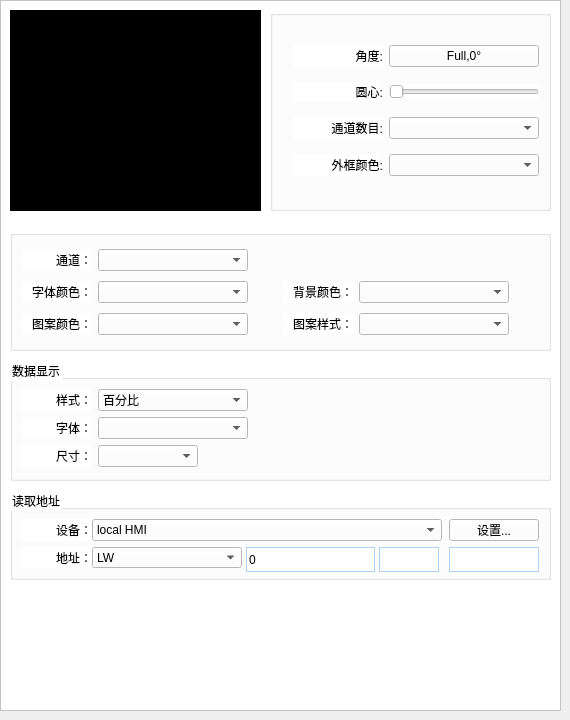
         <widget class="QWidget" name="PieChartItemPage">
          <property name="styleSheet">
           <string notr="true"/>
          </property>
          <widget class="QFrame" name="frame_12">
           <property name="geometry">
            <rect>
             <x>0</x>
             <y>0</y>
             <width>561</width>
             <height>711</height>
            </rect>
           </property>
           <property name="styleSheet">
            <string notr="true">background-color: rgb(255, 255, 255);</string>
           </property>
           <property name="frameShape">
            <enum>QFrame::StyledPanel</enum>
           </property>
           <property name="frameShadow">
            <enum>QFrame::Raised</enum>
           </property>
           <widget class="QGroupBox" name="groupBox_26">
            <property name="geometry">
             <rect>
              <x>270</x>
              <y>10</y>
              <width>281</width>
              <height>201</height>
             </rect>
            </property>
            <property name="title">
             <string/>
            </property>
            <layout class="QVBoxLayout" name="verticalLayout_24">
             <property name="topMargin">
              <number>20</number>
             </property>
             <property name="bottomMargin">
              <number>20</number>
             </property>
             <item>
              <layout class="QHBoxLayout" name="horizontalLayout_33">
               <item>
                <spacer name="horizontalSpacer_59">
                 <property name="orientation">
                  <enum>Qt::Horizontal</enum>
                 </property>
                 <property name="sizeHint" stdset="0">
                  <size>
                   <width>40</width>
                   <height>20</height>
                  </size>
                 </property>
                </spacer>
               </item>
               <item>
                <widget class="QLabel" name="label_27">
                 <property name="minimumSize">
                  <size>
                   <width>90</width>
                   <height>0</height>
                  </size>
                 </property>
                 <property name="text">
                  <string>角度:</string>
                 </property>
                 <property name="alignment">
                  <set>Qt::AlignRight|Qt::AlignTrailing|Qt::AlignVCenter</set>
                 </property>
                </widget>
               </item>
               <item>
                <widget class="QPushButton" name="RotateDirectionButton">
                 <property name="minimumSize">
                  <size>
                   <width>150</width>
                   <height>0</height>
                  </size>
                 </property>
                 <property name="text">
                  <string>Full,0°</string>
                 </property>
                </widget>
               </item>
              </layout>
             </item>
             <item>
              <layout class="QHBoxLayout" name="horizontalLayout_34">
               <item>
                <spacer name="horizontalSpacer_60">
                 <property name="orientation">
                  <enum>Qt::Horizontal</enum>
                 </property>
                 <property name="sizeHint" stdset="0">
                  <size>
                   <width>40</width>
                   <height>20</height>
                  </size>
                 </property>
                </spacer>
               </item>
               <item>
                <widget class="QLabel" name="label_28">
                 <property name="minimumSize">
                  <size>
                   <width>90</width>
                   <height>0</height>
                  </size>
                 </property>
                 <property name="text">
                  <string>圆心:</string>
                 </property>
                 <property name="alignment">
                  <set>Qt::AlignRight|Qt::AlignTrailing|Qt::AlignVCenter</set>
                 </property>
                </widget>
               </item>
               <item>
                <widget class="QSlider" name="circularPointSizeSlider">
                 <property name="minimumSize">
                  <size>
                   <width>150</width>
                   <height>0</height>
                  </size>
                 </property>
                 <property name="minimum">
                  <number>0</number>
                 </property>
                 <property name="maximum">
                  <number>70</number>
                 </property>
                 <property name="orientation">
                  <enum>Qt::Horizontal</enum>
                 </property>
                </widget>
               </item>
              </layout>
             </item>
             <item>
              <layout class="QHBoxLayout" name="horizontalLayout_35">
               <item>
                <spacer name="horizontalSpacer_61">
                 <property name="orientation">
                  <enum>Qt::Horizontal</enum>
                 </property>
                 <property name="sizeHint" stdset="0">
                  <size>
                   <width>40</width>
                   <height>20</height>
                  </size>
                 </property>
                </spacer>
               </item>
               <item>
                <widget class="QLabel" name="label_29">
                 <property name="minimumSize">
                  <size>
                   <width>90</width>
                   <height>0</height>
                  </size>
                 </property>
                 <property name="text">
                  <string>通道数目:</string>
                 </property>
                 <property name="alignment">
                  <set>Qt::AlignRight|Qt::AlignTrailing|Qt::AlignVCenter</set>
                 </property>
                </widget>
               </item>
               <item>
                <widget class="QComboBox" name="channelNumberCount">
                 <property name="minimumSize">
                  <size>
                   <width>150</width>
                   <height>0</height>
                  </size>
                 </property>
                </widget>
               </item>
              </layout>
             </item>
             <item>
              <layout class="QHBoxLayout" name="horizontalLayout_36">
               <item>
                <spacer name="horizontalSpacer_62">
                 <property name="orientation">
                  <enum>Qt::Horizontal</enum>
                 </property>
                 <property name="sizeHint" stdset="0">
                  <size>
                   <width>40</width>
                   <height>20</height>
                  </size>
                 </property>
                </spacer>
               </item>
               <item>
                <widget class="QLabel" name="label_30">
                 <property name="minimumSize">
                  <size>
                   <width>90</width>
                   <height>0</height>
                  </size>
                 </property>
                 <property name="text">
                  <string>外框颜色:</string>
                 </property>
                 <property name="alignment">
                  <set>Qt::AlignRight|Qt::AlignTrailing|Qt::AlignVCenter</set>
                 </property>
                </widget>
               </item>
               <item>
                <widget class="QComboBox" name="PieChartBorderColor">
                 <property name="minimumSize">
                  <size>
                   <width>150</width>
                   <height>0</height>
                  </size>
                 </property>
                </widget>
               </item>
              </layout>
             </item>
            </layout>
           </widget>
           <widget class="Widget" name="PartternPaintWidget" native="true">
            <property name="geometry">
             <rect>
              <x>10</x>
              <y>10</y>
              <width>251</width>
              <height>201</height>
             </rect>
            </property>
            <property name="styleSheet">
             <string notr="true">background-color: rgb(0, 0, 0);</string>
            </property>
           </widget>
           <widget class="QGroupBox" name="groupBox_27">
            <property name="geometry">
             <rect>
              <x>10</x>
              <y>230</y>
              <width>541</width>
              <height>121</height>
             </rect>
            </property>
            <property name="title">
             <string/>
            </property>
            <layout class="QVBoxLayout" name="verticalLayout_25">
             <item>
              <layout class="QHBoxLayout" name="horizontalLayout_39">
               <item>
                <widget class="QLabel" name="label_31">
                 <property name="minimumSize">
                  <size>
                   <width>70</width>
                   <height>0</height>
                  </size>
                 </property>
                 <property name="text">
                  <string>通道：</string>
                 </property>
                 <property name="alignment">
                  <set>Qt::AlignRight|Qt::AlignTrailing|Qt::AlignVCenter</set>
                 </property>
                </widget>
               </item>
               <item>
                <widget class="QComboBox" name="ChannelChooseComBox">
                 <property name="minimumSize">
                  <size>
                   <width>150</width>
                   <height>0</height>
                  </size>
                 </property>
                </widget>
               </item>
               <item>
                <spacer name="horizontalSpacer_63">
                 <property name="orientation">
                  <enum>Qt::Horizontal</enum>
                 </property>
                 <property name="sizeHint" stdset="0">
                  <size>
                   <width>40</width>
                   <height>20</height>
                  </size>
                 </property>
                </spacer>
               </item>
              </layout>
             </item>
             <item>
              <layout class="QHBoxLayout" name="horizontalLayout_38">
               <item>
                <widget class="QLabel" name="label_32">
                 <property name="minimumSize">
                  <size>
                   <width>70</width>
                   <height>0</height>
                  </size>
                 </property>
                 <property name="text">
                  <string>字体颜色：</string>
                 </property>
                 <property name="alignment">
                  <set>Qt::AlignRight|Qt::AlignTrailing|Qt::AlignVCenter</set>
                 </property>
                </widget>
               </item>
               <item>
                <widget class="QComboBox" name="PieChartFontColor">
                 <property name="minimumSize">
                  <size>
                   <width>150</width>
                   <height>0</height>
                  </size>
                 </property>
                </widget>
               </item>
               <item>
                <spacer name="horizontalSpacer_67">
                 <property name="orientation">
                  <enum>Qt::Horizontal</enum>
                 </property>
                 <property name="sizeHint" stdset="0">
                  <size>
                   <width>40</width>
                   <height>20</height>
                  </size>
                 </property>
                </spacer>
               </item>
               <item>
                <widget class="QLabel" name="label_34">
                 <property name="minimumSize">
                  <size>
                   <width>70</width>
                   <height>0</height>
                  </size>
                 </property>
                 <property name="text">
                  <string>背景颜色：</string>
                 </property>
                 <property name="alignment">
                  <set>Qt::AlignRight|Qt::AlignTrailing|Qt::AlignVCenter</set>
                 </property>
                </widget>
               </item>
               <item>
                <widget class="QComboBox" name="PieChartBackgroundCombox">
                 <property name="minimumSize">
                  <size>
                   <width>150</width>
                   <height>0</height>
                  </size>
                 </property>
                </widget>
               </item>
               <item>
                <spacer name="horizontalSpacer_69">
                 <property name="orientation">
                  <enum>Qt::Horizontal</enum>
                 </property>
                 <property name="sizeHint" stdset="0">
                  <size>
                   <width>40</width>
                   <height>20</height>
                  </size>
                 </property>
                </spacer>
               </item>
              </layout>
             </item>
             <item>
              <layout class="QHBoxLayout" name="horizontalLayout_37">
               <item>
                <widget class="QLabel" name="label_33">
                 <property name="minimumSize">
                  <size>
                   <width>70</width>
                   <height>0</height>
                  </size>
                 </property>
                 <property name="text">
                  <string>图案颜色：</string>
                 </property>
                 <property name="alignment">
                  <set>Qt::AlignRight|Qt::AlignTrailing|Qt::AlignVCenter</set>
                 </property>
                </widget>
               </item>
               <item>
                <widget class="QComboBox" name="PieChartPaPatternCombox">
                 <property name="minimumSize">
                  <size>
                   <width>150</width>
                   <height>0</height>
                  </size>
                 </property>
                </widget>
               </item>
               <item>
                <spacer name="horizontalSpacer_68">
                 <property name="orientation">
                  <enum>Qt::Horizontal</enum>
                 </property>
                 <property name="sizeHint" stdset="0">
                  <size>
                   <width>40</width>
                   <height>20</height>
                  </size>
                 </property>
                </spacer>
               </item>
               <item>
                <widget class="QLabel" name="label_35">
                 <property name="minimumSize">
                  <size>
                   <width>70</width>
                   <height>0</height>
                  </size>
                 </property>
                 <property name="text">
                  <string>图案样式：</string>
                 </property>
                 <property name="alignment">
                  <set>Qt::AlignRight|Qt::AlignTrailing|Qt::AlignVCenter</set>
                 </property>
                </widget>
               </item>
               <item>
                <widget class="QComboBox" name="PartternStyleCombox">
                 <property name="minimumSize">
                  <size>
                   <width>150</width>
                   <height>0</height>
                  </size>
                 </property>
                </widget>
               </item>
               <item>
                <spacer name="horizontalSpacer_174">
                 <property name="orientation">
                  <enum>Qt::Horizontal</enum>
                 </property>
                 <property name="sizeHint" stdset="0">
                  <size>
                   <width>40</width>
                   <height>20</height>
                  </size>
                 </property>
                </spacer>
               </item>
              </layout>
             </item>
            </layout>
           </widget>
           <widget class="QGroupBox" name="groupBox_30">
            <property name="geometry">
             <rect>
              <x>10</x>
              <y>360</y>
              <width>541</width>
              <height>121</height>
             </rect>
            </property>
            <property name="title">
             <string>数据显示</string>
            </property>
            <layout class="QVBoxLayout" name="verticalLayout_48">
             <item>
              <layout class="QHBoxLayout" name="horizontalLayout_95">
               <item>
                <widget class="QLabel" name="label_45">
                 <property name="minimumSize">
                  <size>
                   <width>70</width>
                   <height>0</height>
                  </size>
                 </property>
                 <property name="text">
                  <string>样式：</string>
                 </property>
                 <property name="alignment">
                  <set>Qt::AlignRight|Qt::AlignTrailing|Qt::AlignVCenter</set>
                 </property>
                </widget>
               </item>
               <item>
                <widget class="QComboBox" name="dataShowStyle">
                 <property name="minimumSize">
                  <size>
                   <width>150</width>
                   <height>0</height>
                  </size>
                 </property>
                 <property name="currentIndex">
                  <number>2</number>
                 </property>
                 <item>
                  <property name="text">
                   <string>无</string>
                  </property>
                 </item>
                 <item>
                  <property name="text">
                   <string>数据</string>
                  </property>
                 </item>
                 <item>
                  <property name="text">
                   <string>百分比</string>
                  </property>
                 </item>
                </widget>
               </item>
               <item>
                <spacer name="horizontalSpacer_188">
                 <property name="orientation">
                  <enum>Qt::Horizontal</enum>
                 </property>
                 <property name="sizeHint" stdset="0">
                  <size>
                   <width>40</width>
                   <height>20</height>
                  </size>
                 </property>
                </spacer>
               </item>
              </layout>
             </item>
             <item>
              <layout class="QHBoxLayout" name="horizontalLayout_96">
               <item>
                <widget class="QLabel" name="label_46">
                 <property name="minimumSize">
                  <size>
                   <width>70</width>
                   <height>0</height>
                  </size>
                 </property>
                 <property name="text">
                  <string>字体：</string>
                 </property>
                 <property name="alignment">
                  <set>Qt::AlignRight|Qt::AlignTrailing|Qt::AlignVCenter</set>
                 </property>
                </widget>
               </item>
               <item>
                <widget class="QComboBox" name="PieChartFontComBox">
                 <property name="minimumSize">
                  <size>
                   <width>150</width>
                   <height>0</height>
                  </size>
                 </property>
                </widget>
               </item>
               <item>
                <spacer name="horizontalSpacer_191">
                 <property name="orientation">
                  <enum>Qt::Horizontal</enum>
                 </property>
                 <property name="sizeHint" stdset="0">
                  <size>
                   <width>40</width>
                   <height>20</height>
                  </size>
                 </property>
                </spacer>
               </item>
              </layout>
             </item>
             <item>
              <layout class="QHBoxLayout" name="horizontalLayout_97">
               <item>
                <widget class="QLabel" name="label_48">
                 <property name="minimumSize">
                  <size>
                   <width>70</width>
                   <height>0</height>
                  </size>
                 </property>
                 <property name="text">
                  <string>尺寸：</string>
                 </property>
                 <property name="alignment">
                  <set>Qt::AlignRight|Qt::AlignTrailing|Qt::AlignVCenter</set>
                 </property>
                </widget>
               </item>
               <item>
                <widget class="QComboBox" name="FontSizeComBox">
                 <property name="minimumSize">
                  <size>
                   <width>100</width>
                   <height>0</height>
                  </size>
                 </property>
                </widget>
               </item>
               <item>
                <spacer name="horizontalSpacer_194">
                 <property name="orientation">
                  <enum>Qt::Horizontal</enum>
                 </property>
                 <property name="sizeHint" stdset="0">
                  <size>
                   <width>40</width>
                   <height>20</height>
                  </size>
                 </property>
                </spacer>
               </item>
              </layout>
             </item>
            </layout>
           </widget>
           <widget class="QGroupBox" name="CharacterItemWriteAddr_2">
            <property name="geometry">
             <rect>
              <x>10</x>
              <y>490</y>
              <width>541</width>
              <height>90</height>
             </rect>
            </property>
            <property name="title">
             <string>读取地址</string>
            </property>
            <layout class="QVBoxLayout" name="verticalLayout_49">
             <item>
              <layout class="QHBoxLayout" name="horizontalLayout_98">
               <property name="spacing">
                <number>0</number>
               </property>
               <item>
                <widget class="QLabel" name="label_77">
                 <property name="minimumSize">
                  <size>
                   <width>70</width>
                   <height>0</height>
                  </size>
                 </property>
                 <property name="text">
                  <string>设备：</string>
                 </property>
                 <property name="alignment">
                  <set>Qt::AlignRight|Qt::AlignTrailing|Qt::AlignVCenter</set>
                 </property>
                </widget>
               </item>
               <item>
                <widget class="QComboBox" name="MultStatusReadDev_10">
                 <property name="minimumSize">
                  <size>
                   <width>350</width>
                   <height>0</height>
                  </size>
                 </property>
                 <property name="maximumSize">
                  <size>
                   <width>350</width>
                   <height>16777215</height>
                  </size>
                 </property>
                 <item>
                  <property name="text">
                   <string>local HMI</string>
                  </property>
                 </item>
                </widget>
               </item>
               <item>
                <spacer name="horizontalSpacer_190">
                 <property name="orientation">
                  <enum>Qt::Horizontal</enum>
                 </property>
                 <property name="sizeType">
                  <enum>QSizePolicy::Fixed</enum>
                 </property>
                 <property name="sizeHint" stdset="0">
                  <size>
                   <width>10</width>
                   <height>20</height>
                  </size>
                 </property>
                </spacer>
               </item>
               <item>
                <widget class="QPushButton" name="MultStatusReadSetButton_10">
                 <property name="minimumSize">
                  <size>
                   <width>90</width>
                   <height>0</height>
                  </size>
                 </property>
                 <property name="maximumSize">
                  <size>
                   <width>90</width>
                   <height>16777215</height>
                  </size>
                 </property>
                 <property name="styleSheet">
                  <string notr="true"/>
                 </property>
                 <property name="text">
                  <string>设置...</string>
                 </property>
                </widget>
               </item>
              </layout>
             </item>
             <item>
              <layout class="QHBoxLayout" name="horizontalLayout_99">
               <property name="spacing">
                <number>0</number>
               </property>
               <item>
                <widget class="QLabel" name="label_78">
                 <property name="minimumSize">
                  <size>
                   <width>70</width>
                   <height>0</height>
                  </size>
                 </property>
                 <property name="text">
                  <string>地址：</string>
                 </property>
                 <property name="alignment">
                  <set>Qt::AlignRight|Qt::AlignTrailing|Qt::AlignVCenter</set>
                 </property>
                </widget>
               </item>
               <item>
                <widget class="QComboBox" name="MultStatusReadAddr_10">
                 <property name="minimumSize">
                  <size>
                   <width>150</width>
                   <height>0</height>
                  </size>
                 </property>
                 <item>
                  <property name="text">
                   <string>LW</string>
                  </property>
                 </item>
                </widget>
               </item>
               <item>
                <spacer name="horizontalSpacer_193">
                 <property name="orientation">
                  <enum>Qt::Horizontal</enum>
                 </property>
                 <property name="sizeType">
                  <enum>QSizePolicy::Fixed</enum>
                 </property>
                 <property name="sizeHint" stdset="0">
                  <size>
                   <width>4</width>
                   <height>20</height>
                  </size>
                 </property>
                </spacer>
               </item>
               <item>
                <widget class="QLineEdit" name="lineEdit_79">
                 <property name="minimumSize">
                  <size>
                   <width>0</width>
                   <height>25</height>
                  </size>
                 </property>
                 <property name="maximumSize">
                  <size>
                   <width>16777215</width>
                   <height>25</height>
                  </size>
                 </property>
                 <property name="styleSheet">
                  <string notr="true">
border:1px solid rgba(174,209,239,1);</string>
                 </property>
                 <property name="text">
                  <string>0</string>
                 </property>
                </widget>
               </item>
               <item>
                <spacer name="horizontalSpacer_195">
                 <property name="orientation">
                  <enum>Qt::Horizontal</enum>
                 </property>
                 <property name="sizeType">
                  <enum>QSizePolicy::Fixed</enum>
                 </property>
                 <property name="sizeHint" stdset="0">
                  <size>
                   <width>4</width>
                   <height>20</height>
                  </size>
                 </property>
                </spacer>
               </item>
               <item>
                <widget class="QLineEdit" name="lineEdit_80">
                 <property name="minimumSize">
                  <size>
                   <width>60</width>
                   <height>25</height>
                  </size>
                 </property>
                 <property name="maximumSize">
                  <size>
                   <width>60</width>
                   <height>25</height>
                  </size>
                 </property>
                 <property name="styleSheet">
                  <string notr="true">
border:1px solid rgba(174,209,239,1);</string>
                 </property>
                </widget>
               </item>
               <item>
                <spacer name="horizontalSpacer_196">
                 <property name="orientation">
                  <enum>Qt::Horizontal</enum>
                 </property>
                 <property name="sizeType">
                  <enum>QSizePolicy::Fixed</enum>
                 </property>
                 <property name="sizeHint" stdset="0">
                  <size>
                   <width>10</width>
                   <height>20</height>
                  </size>
                 </property>
                </spacer>
               </item>
               <item>
                <widget class="QLineEdit" name="lineEdit_81">
                 <property name="minimumSize">
                  <size>
                   <width>90</width>
                   <height>25</height>
                  </size>
                 </property>
                 <property name="maximumSize">
                  <size>
                   <width>90</width>
                   <height>25</height>
                  </size>
                 </property>
                 <property name="styleSheet">
                  <string notr="true">
border:1px solid rgba(174,209,239,1);</string>
                 </property>
                </widget>
               </item>
              </layout>
             </item>
            </layout>
           </widget>
          </widget>
         </widget>
